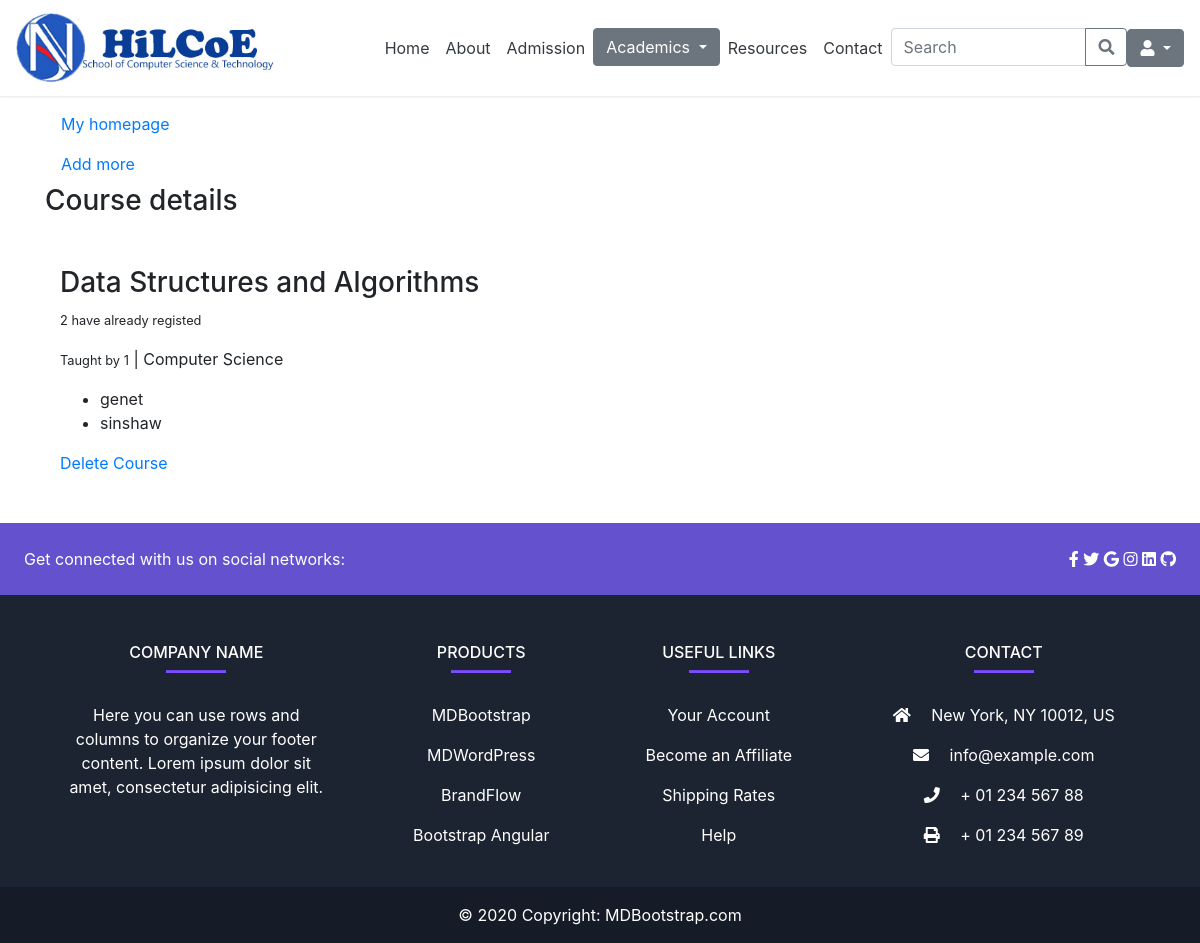
/admin_app/course_detail/2/, run on an earlier commit of the app's database.
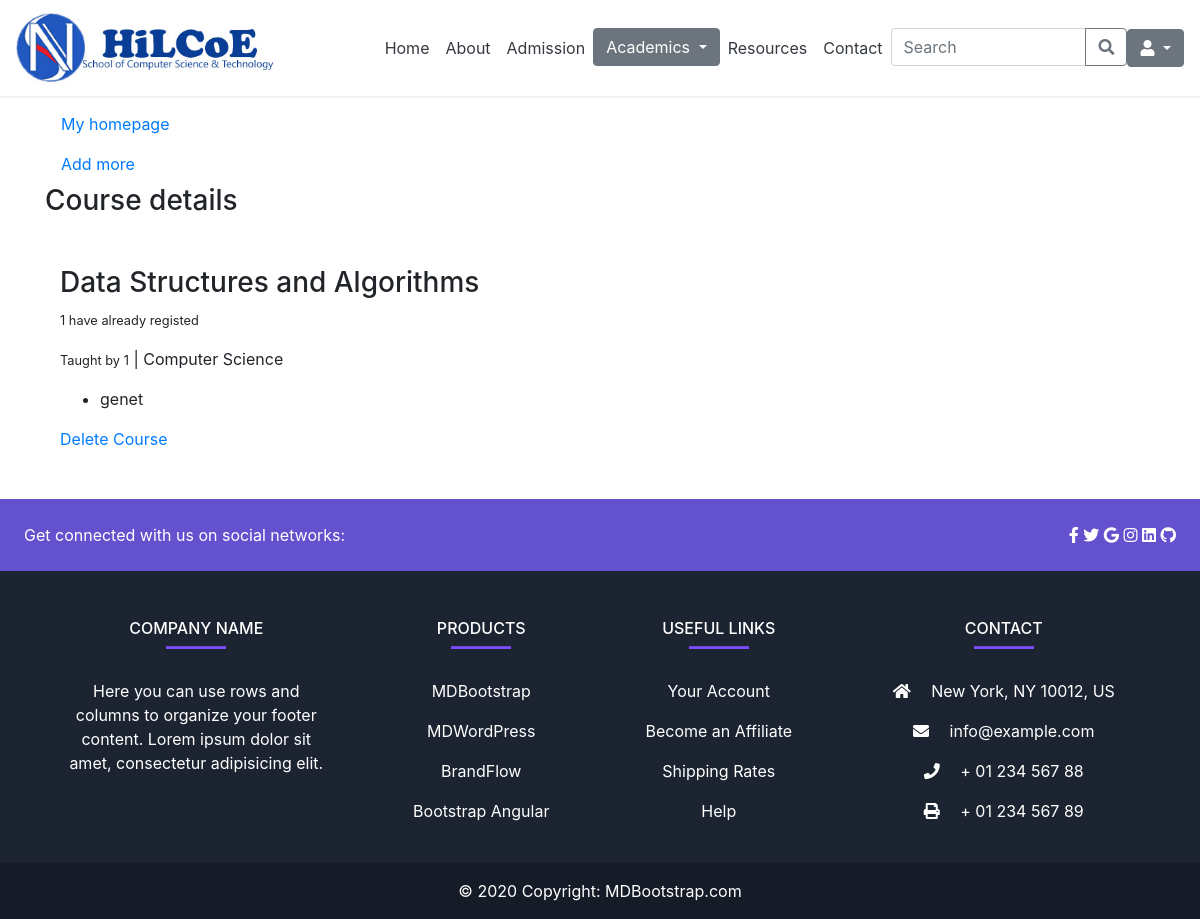
And on a later commit of the database.
### admin_app/models.py (models this page shows, shortened)
class UserProfile(models.Model):
    user = models.OneToOneField(User, on_delete=models.CASCADE)
    bio = models.TextField(default='Enter your bio briefly')
    role = models.CharField(max_length=20, choices=roles, default='student')
    department = models.ForeignKey(Department, on_delete=models.CASCADE, null=True, blank=True)
    academic_year = models.CharField(max_length=20, choices=year, null=True, blank=True)
    semester = models.CharField(max_length=20, choices=semester, null=True, blank=True)
    title = models.CharField(max_length=20, choices=title_choices, null=True, blank=True)

### admin_app/views.py (the view)
# urls.py: path('course_detail/<int:course_id>/', views.course_detail, name='course-detail'),
def course_detail(request, course_id):
    course = Course.objects.get(pk=course_id)
    students_registered = course.students.all()
    number_of_students_registered = students_registered.count()
    teachers_taught = course.teachers.all()
    number_of_teachers_registered = teachers_taught.count()
    department = course.department
    context = {
      'number_of_students_registered': number_of_students_registered,
      'number_of_teachers_registered': number_of_teachers_registered,
      'students_registered': students_registered,
      'teachers_taught': number_of_teachers_registered,
      'department': department,
      'course': course
   }
    return render(request, 'admin_app/course_detail.html', context)

### templates/admin_app/course_detail.html (shortened to what this page needs)
{% extends 'base.html' %}
{% block content %}
<div class="container my-5">
    <a class="nav-link text-black" href="{% if user.is_superuser or user.is_staff %}
            {% url 'admin-dashboard' %}
            {% else %}
                {% url 'cs-bsc' %}
            {% endif %}">My homepage
    </a>
    <a class="nav-link text-black" href="{% url 'course-list' %}"> Add more </a>
    <h3>Course details</h3>
    <div class="container my-5">
        <h3>{{ course.name }} </h3>
        <p> <small>{{ number_of_students_registered }} have already registed</small></p>
        <p><small>Taught by {{ number_of_teachers_registered }}</small> | {{ department.name }} </p>
        <ul>
            {% for student in students_registered %}
                <li>{{ student.user.username }}</li>
            {% endfor %}
        </ul>
        <a href="{% url 'course-delete' course_id=course.pk %}">Delete Course</a>
    </div>
</div>
{% endblock %}

What changed in the data, as far as the page shows it:
removed UserProfile: user.username "sinshaw"
Also different on the page:
{{ number_of_students_registered }}: "2" → "1"
